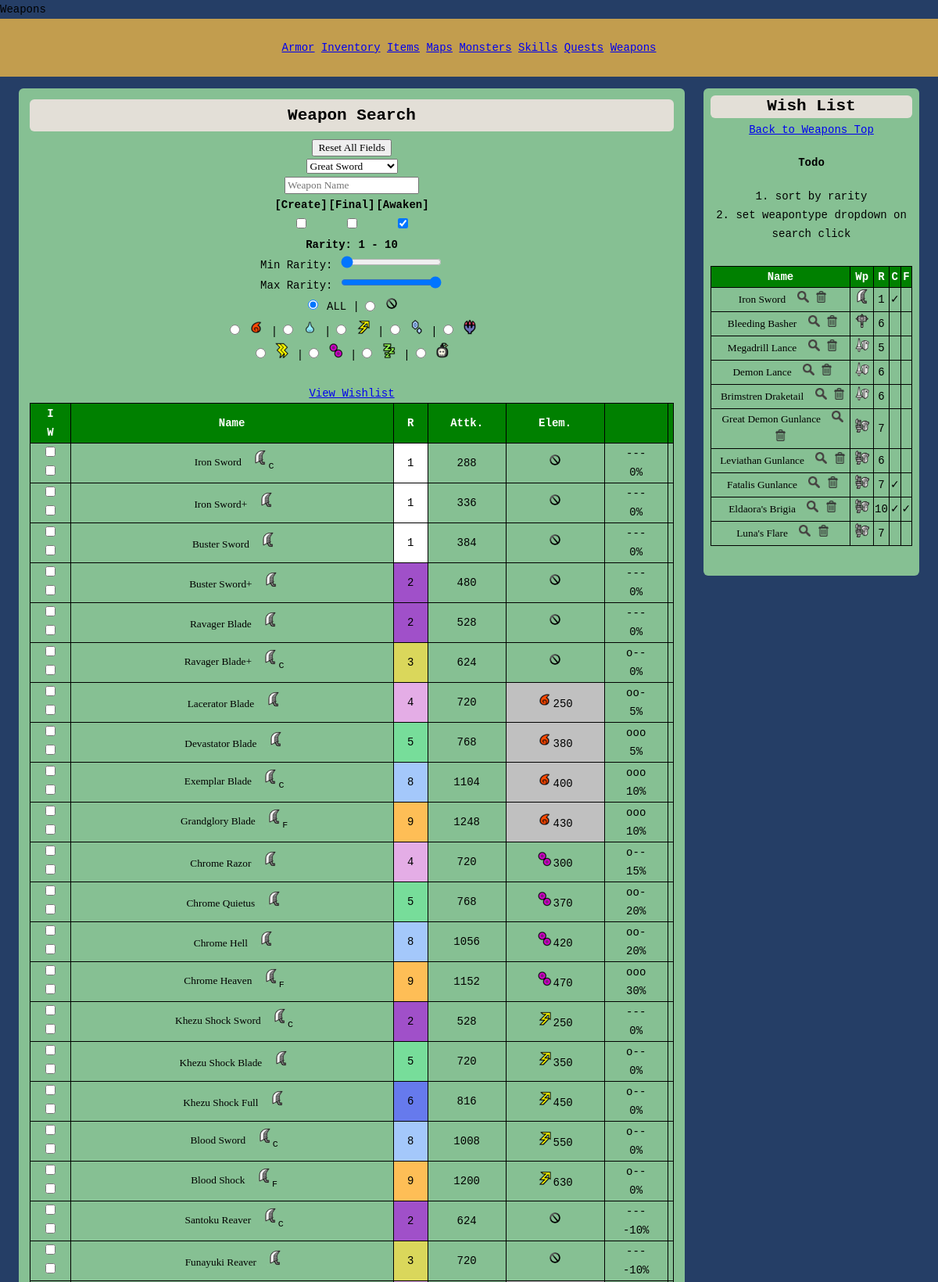
The page / (upper part) on the database its author committed.
### tables this page shows
CREATE TABLE IF NOT EXISTS `weapondata` (
  `id` int(5) NOT NULL,
  `parentId` int(5) NOT NULL,
  `weaponTypeId` int(5) NOT NULL,
  `name` varchar(80) NOT NULL,
  `attack` int(5) NOT NULL,
  `element` varchar(3) NOT NULL,
  `elementValue` int(5) DEFAULT NULL,
  `created` int(1) NOT NULL,
  `final` int(1) NOT NULL,
  `slot` int(1) NOT NULL,
  `rare` int(2) NOT NULL,
  `affinity` decimal(2,2) NOT NULL,
  `defense` int(3) DEFAULT NULL,
  `special` varchar(40) DEFAULT NULL,
  `awaken` int(1) NOT NULL,
  `red` int(3) NOT NULL,
  `orange` int(3) NOT NULL,
  `yellow` int(3) NOT NULL,
  `green` int(3) NOT NULL,
  `blue` int(3) NOT NULL,
  `white` int(3) NOT NULL,
  `purple` int(3) NOT NULL,
  `redPlus` int(3) NOT NULL,
  `orangePlus` int(3) NOT NULL,
  `yellowPlus` int(3) NOT NULL,
  `greenPlus` int(3) NOT NULL,
  `bluePlus` int(3) NOT NULL,
  `whitePlus` int(3) NOT NULL,
  `purplePlus` int(3) NOT NULL,
  `own` int(1) NOT NULL,
  `hierarchy` varchar(3000) NOT NULL,
  PRIMARY KEY (`id`)
);

CREATE TABLE IF NOT EXISTS `wishlist` (
  `id` int(5) NOT NULL,
  `weaponTypeId` int(5) NOT NULL,
  `name` varchar(80) NOT NULL,
  `created` int(1) NOT NULL,
  `final` int(1) NOT NULL,
  `rare` int(2) NOT NULL,
  PRIMARY KEY (`id`),
  UNIQUE KEY `id` (`id`),
  UNIQUE KEY `name` (`name`)
);

### assets/modules/weapons/vars.php (called while the page is built, shortened)
<?php
    if(isset($_POST['postCheck'])) {
        if(isset($_POST['weaponPath'])){
            $weaponPath=$_POST['weaponPath'];
        } else {
            $weaponPath=null;
        }
        if($_POST['createShow']==1){ $createCheck='checked'; $createFilter=1;
        } else { $createCheck=''; $createFilter=0;}
        if($_POST['finalShow']==1){ $finalCheck='checked'; $finalFilter=1;
        } else { $finalCheck=''; $finalFilter=0;}
        if($_POST['awakenShow']==1){ $awakenCheck='checked'; $awakenFilter=1;
        } else { $awakenCheck=''; $awakenFilter=0;}
        if(isset($_POST['searchClick'])){
            $weaponSearch=str_replace('\'','&#39;',$_POST['searchClick']);
        } else {$weaponSearch=str_replace('\'','&#39;',$_POST['weaponName']);}
        if(isset($_POST['weaponImage'])) {
            $weaponType=$_POST['weaponImage'];
        } else {$weaponType=$_POST['weaponType'];
        }
        if(isset($_POST['minRaritySelect'])) {
            $minRaritySelect=$_POST['minRaritySelect'];
            $maxRaritySelect=$_POST['maxRaritySelect'];
        } else {
            $minRaritySelect=1;
            $maxRaritySelect=10;
        }
        if(isset($_POST['elementImage'])) {
            $elemFilter=$_POST['elementImage'];
        } else {
            $elemFilter=$_POST['elem'];
        }
        switch($elemFilter) {
            case "%": $allCheck = "checked"; break;
            case "RAW": $rawCheck = "checked"; break;
            case "FIR": $firCheck = "checked"; break;
            case "WAT": $watCheck = "checked"; break;
            case "THU": $thuCheck = "checked"; break;
            case "ICE": $iceCheck = "checked"; break;
            case "DRA": $draCheck = "checked"; break;
            case "PAR": $parCheck = "checked"; break;
            case "POI": $poiCheck = "checked"; break;
            case "SLE": $sleCheck = "checked"; break;
            case "BLA": $blaCheck = "checked"; break;
        }
    } else {
        $createFilter=0;
        $finalFilter=0;
        $weaponSearch=null;
        $weaponType=1;
        $minRaritySelect=1;
        $maxRaritySelect=10;
        $elemFilter='%';
    }
?>

### assets/modules/weapons/query.php (called while the page is built)
<?php
    $weaponSearch=str_replace('\'','&#39;',$weaponSearch);
    $sql = 'SELECT *
            FROM weapondata
            WHERE instr(name,"' . $weaponSearch . '")>0
            AND rare BETWEEN ' . $minRaritySelect . ' AND ' . $maxRaritySelect . '
            AND element LIKE \'%' . $elemFilter . '%\'
            AND (' . $createFilter . '=0 OR created=' . $createFilter .')
            AND (' . $finalFilter . '=0 OR final=' . $finalFilter . ')
            AND (0=' . $weaponType . ' OR weapontypeid=' . $weaponType . ')
            ORDER BY id';
    $result = mysqli_query($mysqli,$sql) or die(mysqli_error($mysqli) . '; weapon table error');
?>

### assets/modules/weapons/table.php (the view, shortened to what this page needs)
<table class='data weaponTable'>
    <tr class='dataTh'>
        <th>I<br>W</th>
        <th>Name</th>
        <th>R</th>
        <th>Attk.</th>
        <th>Elem.</th>
        <th></th>
        <th></th>
    </tr>
    <?php
        while($weaponsRow=mysqli_fetch_array($result))
        {
            require('assets/modules/weapons/parameter_prep.php');
            echo("<tr>")
                ."<input type='hidden' value='0' name='own" . $weaponsRow['id'] . "'/>"
                ."<input type='hidden' value='0' name='wish" . $weaponsRow['id'] . "'/>"
                ."<td><input type='checkbox' value='1' name='own" . $weaponsRow['id'] . "' onchange='this.form.submit()' class='checkbox'/>"
                ."<br><input type='checkbox' value='1'  name='wish" . $weaponsRow['id'] . "' onchange='this.form.submit()' class='checkbox'/>"
                .'<td><input type="submit" name="weaponPath" value="'.$weaponsRow['name'].'" class="button" > <input type="image" name="weaponImage" value='.$weaponsRow['weaponTypeId'].' src=assets/resources/weapons/'.$weaponsRow['weaponTypeId'].'.png height="20" width="20">'.$createFlag . $finalFlag
                ."<td BGCOLOR='$rareColorsRow[color]'>$weaponsRow[rare]"
                ."<td>$weaponsRow[attack]</td>"
                ."<td BGCOLOR='$elemBg'><input type ='image' name='elementImage' value=$elemType src=assets/resources/elements/$elemType.png height='20' width='20'>"
                ."$elemValue</td>"
                ."<td>$slot"
                ."<br>$affinity%</td>"
                ."<td>$weaponsRow[special]</td>"
                ;
        }
    ?>
</table>

### assets/modules/weapons/parameter_prep.php (shortened to what this page needs)
<?php
    switch($weaponsRow['slot']) {
        case "0": $slot = "---"; break;
        case "1": $slot = "o--"; break;
        case "2": $slot = "oo-"; break;
        case "3": $slot = "ooo"; break;}
    if ($weaponsRow['awaken']==1) {$elemBg = '#CGCGCG';
    } else {$elemBg = null;}
    $affinity=$weaponsRow['affinity']*100;
    $sql = 'SELECT color
            FROM rarecolors
            WHERE rare=' . $weaponsRow['rare'];
    $colorResult = mysqli_query($mysqli,$sql) or die(mysqli_error($mysqli) . '; color table error');
    $rareColorsRow=mysqli_fetch_array($colorResult);
    if ($weaponsRow['created']==1) {$createFlag = '<sub>C</sub>';
    } else {$createFlag = null;}
    if ($weaponsRow['final']==1) {$finalFlag = '<sub>F</sub>';
    } else {$finalFlag = null;}
    if ($awakenFilter==1){
        $elemType=$weaponsRow['element'];
        $elemValue=$weaponsRow['elementValue'];
    }
?>

### assets/modules/weapons/wishlist.php (shortened to what this page needs)
<H2>Wish List</H2>
<a href='#top'>Back to Weapons Top</a>
<H4>Todo</H4>
1. sort by rarity<br>
2. set weapontype dropdown on search click<br>
<br>
<?php
    $sql = 'SELECT *
            FROM wishlist';
    $wishlistTableResult = mysqli_query($mysqli,$sql) or die(mysqli_error($mysqli) . '; wishlist table error');
?>
<table class='data wish'>
    <tr class='dataTh'>
        <th style='width: 82%;'>Name</th>
        <th style='width: 15%;'>Wp</th>
        <th style='width: 1%;'>R</th>
        <th style='width: 1%;'>C</th>
        <th style='width: 1%;'>F</th>
    </tr>
    <?php
        while($row=mysqli_fetch_array($wishlistTableResult))
        {
            if($row['created']==1){
                $created='&#x2713;';
            } else {
                $created='';
            }
            if($row['final']==1){
                $final='&#x2713;';
            } else {
                $final='';
            }
            echo("<tr>")
                .'<td>
                <input type="submit" name="weaponPath" value="'.$row['name'].'" class="button" > '
                . " <input type='image' name='searchClick' onclick = 'this.form.submit()' src=assets/resources/ui/search.png height='15' width='15'  value='".$row['name']."'>"
                . " <input type='image' name='armoryDelete' onclick = 'this.form.submit()' src=assets/resources/ui/delete.png height='15' width='15' value=".$row['id'].">
                </td>"
                .'<td><img src=assets/resources/weapons/'.$row['weaponTypeId'].'.png height="20" width="20"></td>'
                .'<td>'.$row['rare'].'</td>'
                .'<td>'.$created.'</td>'
                .'<td>'.$final.'</td>';
        }
    ?>
</table>

### assets/stylesheets/main.css (style rules this page uses)
html, body { margin:0; height:100%; font: 14px/24px "Source Code Pro", Inconsolata, "Lucida Console", Terminal, "Courier New", Courier; background:#253E66; }
h2 { background:#E3DFD7; border-radius: 6px; padding: 1%; margin: 1%; }
img { max-width: 96%; }
input, select { font-family: Lucida Console; }
.weaponTable { width: 100%; }
.data, th, td { border: 1px solid black; max-width:98%; margin: 0 1%; border-collapse: collapse; margin-left:auto; margin-right:auto; }
.wish { min-width:98%; margin-bottom:5%; margin-top: 2%; }
.dataTh { background-color: green; color: white; }
.button { border:none; background:#86C093; }

### assets/stylesheets/mobile.css (style rules this page uses)
html, body { margin:0; height:100%; font: 10px/20px "Source Code Pro", Inconsolata, "Lucida Console", Terminal, "Courier New", Courier; background:#253E66; }
h2 { background:#E3DFD7; border-radius: 6px; padding: 1%; margin: 0; margin-bottom: 1.5%; }
img { max-width:100%; height: auto; }
input, select { font-family: Lucida Console; }
.weaponTable { width: 100%; }
.data, th, td { border: 1px solid black; max-width:98%; margin: 0 1%; border-collapse: collapse; margin-left:auto; margin-right:auto; }
.dataTh { background-color: green; color: white; }
.wish { min-width:98%; margin-bottom:5%; margin-top: 2%; }
.button { border:none; background:#86C093; }

### rows shown on the page
weapondata: weaponPath "Iron Sword", created "C", rare "1", attack "288", slot "---", affinity "0"
weapondata: weaponPath "Iron Sword+", rare "1", attack "336", slot "---", affinity "0"
weapondata: weaponPath "Buster Sword", rare "1", attack "384", slot "---", affinity "0"
weapondata: weaponPath "Buster Sword+", rare "2", attack "480", slot "---", affinity "0"
weapondata: weaponPath "Ravager Blade", rare "2", attack "528", slot "---", affinity "0"
weapondata: weaponPath "Ravager Blade+", created "C", rare "3", attack "624", slot "o--", affinity "0"
weapondata: weaponPath "Lacerator Blade", rare "4", attack "720", elementValue "250", slot "oo-", affinity "5"
weapondata: weaponPath "Devastator Blade", rare "5", attack "768", elementValue "380", slot "ooo", affinity "5"
weapondata: weaponPath "Exemplar Blade", created "C", rare "8", attack "1104", elementValue "400", slot "ooo", affinity "10"
weapondata: weaponPath "Grandglory Blade", final "F", rare "9", attack "1248", elementValue "430", slot "ooo", affinity "10"
weapondata: weaponPath "Chrome Razor", rare "4", attack "720", elementValue "300", slot "o--", affinity "15"
weapondata: weaponPath "Chrome Quietus", rare "5", attack "768", elementValue "370", slot "oo-", affinity "20"
weapondata: weaponPath "Chrome Hell", rare "8", attack "1056", elementValue "420", slot "oo-", affinity "20"
weapondata: weaponPath "Chrome Heaven", final "F", rare "9", attack "1152", elementValue "470", slot "ooo", affinity "30"
weapondata: weaponPath "Khezu Shock Sword", created "C", rare "2", attack "528", elementValue "250", slot "---", affinity "0"
weapondata: weaponPath "Khezu Shock Blade", rare "5", attack "720", elementValue "350", slot "o--", affinity "0"
weapondata: weaponPath "Khezu Shock Full", rare "6", attack "816", elementValue "450", slot "o--", affinity "0"
weapondata: weaponPath "Blood Sword", created "C", rare "8", attack "1008", elementValue "550", slot "o--", affinity "0"
weapondata: weaponPath "Blood Shock", final "F", rare "9", attack "1200", elementValue "630", slot "o--", affinity "0"
weapondata: weaponPath "Santoku Reaver", created "C", rare "2", attack "624", slot "---", affinity "-10"
weapondata: weaponPath "Funayuki Reaver", rare "3", attack "720", slot "---", affinity "-10"
wishlist: weaponPath "Iron Sword", shows a picture, rare "1", created "✓"
wishlist: weaponPath "Bleeding Basher", shows a picture, rare "6"
wishlist: weaponPath "Megadrill Lance", rare "5"
wishlist: weaponPath "Demon Lance", rare "6"
wishlist: weaponPath "Brimstren Draketail", rare "6"
wishlist: weaponPath "Great Demon Gunlance", rare "7"
wishlist: weaponPath "Leviathan Gunlance", rare "6"
wishlist: weaponPath "Fatalis Gunlance", rare "7", created "✓"
wishlist: weaponPath "Eldaora's Brigia", rare "10", created "✓", final "✓"
wishlist: weaponPath "Luna's Flare", rare "7"

### other values the page prints
$minRaritySelect "1"
$maxRaritySelect "10"
form field weaponType "Great Sword"
